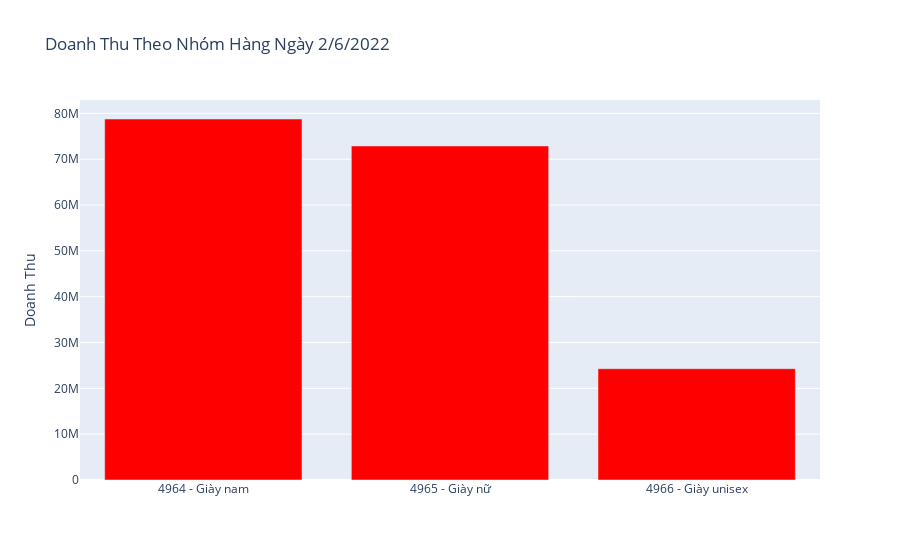
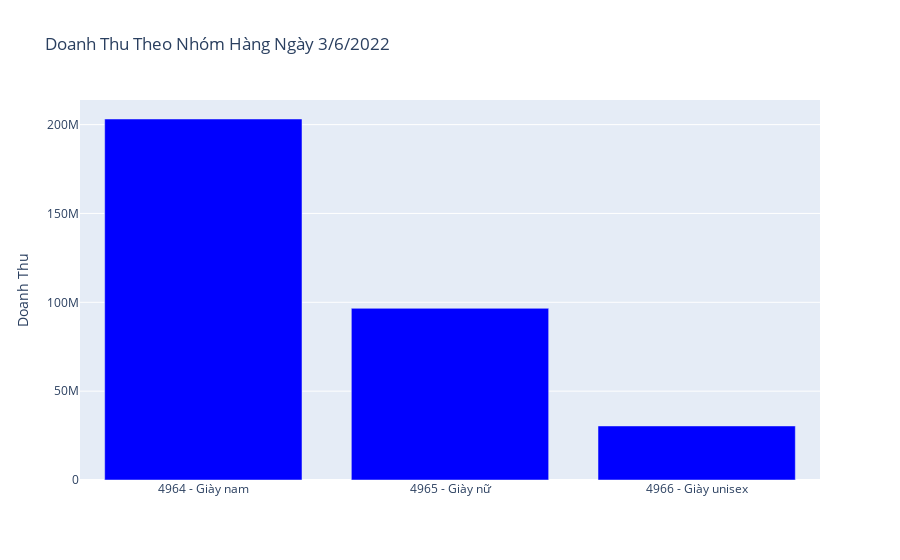

Write notebook code for charts like these, in order.
### Code cell
trace = go.Bar(
    x=a['Đã thu'].groupby(a['Nhóm hàng']).sum().index,
    y=a['Đã thu'].groupby(a['Nhóm hàng']).sum().values,
    name='course',
    marker=dict(
        color='red',
        colorscale = "Jet"))
data = [trace]
layout = go.Layout(
    title='Doanh Thu Theo Nhóm Hàng Ngày 2/6/2022', 
    yaxis = dict(title = 'Doanh Thu')
)

fig = go.Figure(data=data, layout=layout)
py.iplot(fig)

trace1 = go.Bar(
    x=b['Đã thu'].groupby(b['Nhóm hàng']).sum().index,
    y=b['Đã thu'].groupby(b['Nhóm hàng']).sum().values,
    name='course',
    marker=dict(
        color='blue',
        colorscale = "Jet"))
data1 = [trace1]
layout1 = go.Layout(
    title='Doanh Thu Theo Nhóm Hàng Ngày 3/6/2022', 
    yaxis = dict(title = 'Doanh Thu')
)

fig1 = go.Figure(data=data1, layout=layout1)
py.iplot(fig1)


trace2 = go.Bar(
    x=c['Đã thu'].groupby(c['Nhóm hàng']).sum().index,
    y=c['Đã thu'].groupby(c['Nhóm hàng']).sum().values,
    name='course',
    marker=dict(
        color='green',
        colorscale = "Jet"))
data2 = [trace2]
layout2 = go.Layout(
    title='Doanh Thu Theo Nhóm Hàng Ngày 4/6/2022', 
    yaxis = dict(title = 'Doanh Thu')
)

fig2 = go.Figure(data=data2, layout=layout2)
py.iplot(fig2)

### Figure 1 — Plotly figure (JSON) as saved in the notebook; plotly's stock layout.template omitted (floating-point values rounded to 4 significant figures)
{"data": [{"marker": {"color": "red", "colorscale": [[0, "rgb(0,0,131)"], [0.2, "rgb(0,60,170)"], [0.4, "rgb(5,255,255)"], [0.6, "rgb(255,255,0)"], [0.8, "rgb(250,0,0)"], [1, "rgb(128,0,0)"]]}, "name": "course", "type": "bar", "x": ["4964 - Giày nam", "4965 - Giày nữ", "4966 - Giày unisex"], "y": [78768000, 72881000, 24285000]}], "layout": {"title": {"text": "Doanh Thu Theo Nhóm Hàng Ngày 2/6/2022"}, "yaxis": {"title": {"text": "Doanh Thu"}}}}

### Figure 2 — Plotly figure (JSON) as saved in the notebook; plotly's stock layout.template omitted (floating-point values rounded to 4 significant figures)
{"data": [{"marker": {"color": "blue", "colorscale": [[0, "rgb(0,0,131)"], [0.2, "rgb(0,60,170)"], [0.4, "rgb(5,255,255)"], [0.6, "rgb(255,255,0)"], [0.8, "rgb(250,0,0)"], [1, "rgb(128,0,0)"]]}, "name": "course", "type": "bar", "x": ["4964 - Giày nam", "4965 - Giày nữ", "4966 - Giày unisex"], "y": [203150000, 96613000, 30419000]}], "layout": {"title": {"text": "Doanh Thu Theo Nhóm Hàng Ngày 3/6/2022"}, "yaxis": {"title": {"text": "Doanh Thu"}}}}
